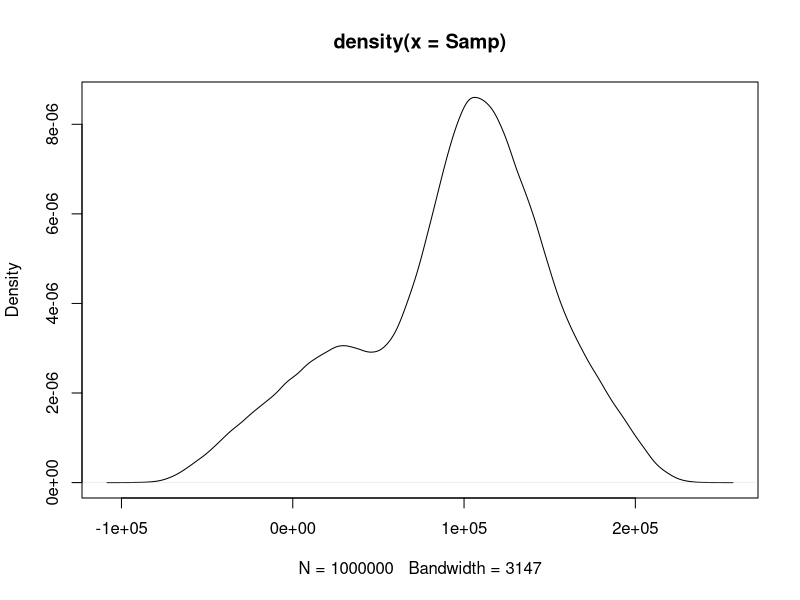

Generate this figure with R:
# How can we calculate the area of a circle without knowing pi? (A=pi*r^2)
# One approach: Monte Carlo

# Suppose our circle has radius 1.

# Throw 1e6 darts at the circle
x = runif(1e6,-1,1)
y = runif(1e6,-1,1)

# Count proportion of darts that landed in the circle
p = sum( (x^2+y^2)<=1.0 )/1e6

# Multiply by the area of the square sampling region.

A = p*2*2
A

#--------------------------------------------------------
#--------------------------------------------------------

# Market condition simulation
# (borrowed from http://www.solver.com/monte-carlo-simulation-tutorial)
# Suppose your company is selling a product on the market
# Further, suppose the following information concerning next
# year's performance.
#  1. fixed costs are unknown but average $120000 with std $10000
#  2. unit costs are between $5.5 and $7.5, but most likely $6.5
#  3. market conditions are either hot, ok, or slow
#      hot market => 100000 units sold at $8 ea.
#       ok market =>  75000 units sold at $10 ea.
#     slow market =>  50000 units sold at $11 ea.

# Profit = volume*(retail_price-unit_cost) - fixed_cost
# What do we forcast for next year's profit?

# market conditions (assume uniform) average 75000 units at $9.66
# unit costs average $6.5
# fixed costs average $120000

# => we forcast approx. $117,500 of profit for next year.

# BUT WAIT! What does Monte Carlo have to say about this?
# Need some more assumptions....
#  suppose fixed costs follow a normal distribution
#  suppose unit costs follow a triangle distribution
#  suppose market conditions follow a discrete uniform distribution

triangle <- function(n,a,b,c){
  # generate n random samples from the triangle distribution
  # with peak at b and 0 for x<=a or x>=c
  y = runif(n)
  A1 = 0.5*(b-a)
  A = A1+0.5*(c-b)
  x = ifelse(y<A1/A,
      a+sqrt(2*A*y*(b-a)),
      c-sqrt(2*A*(1-y)*(c-b)) )
  return(x)
}

SimulateMarket <- function(n){
  # generate n values of profit under random 
  # choices for market conditions

  fixed_cost = rnorm(n,120000,10000) # fixed costs are unknown normally distributed

  unit_cost = triangle(n,5.5,6.5,7.5) # unit costs are unknown triangle distributed

  market_condition = floor(runif(n,0,3)) # market conditions are unknown uniformly distributed
    # market is hot
    volume = rep(100000,n)
      retail_price = rep(8,n)
    # market is slow
    volume[market_condition==0] = 50000
      retail_price[market_condition==0] = 11
    # market is ok
    volume[market_condition==1] = 75000
      retail_price[market_condition==1] = 10

  profit = volume*(retail_price-unit_cost) - fixed_cost
  return(profit)
}

Samp <- SimulateMarket(1e6)
mean(Samp)
plot(density(Samp))

